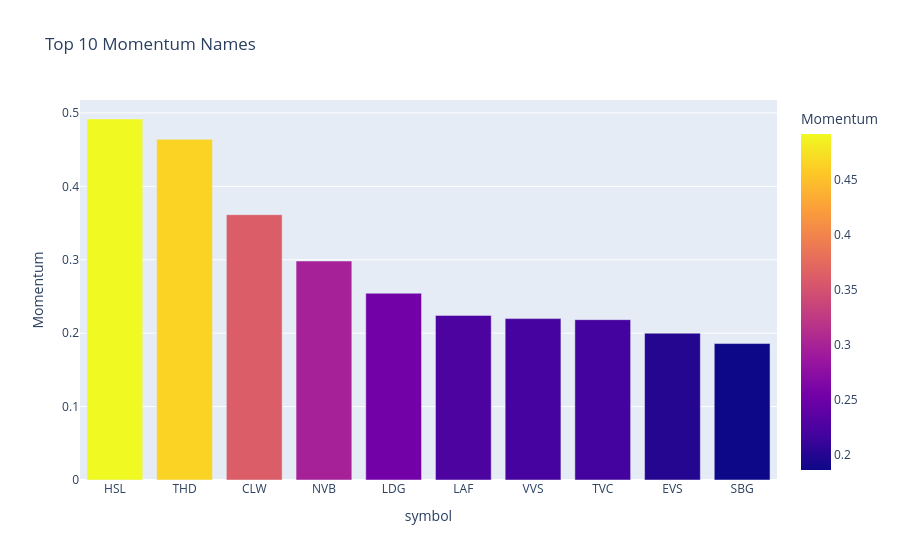

Notebook code for this chart:
### Code cell
# Cell: Cross Sectional Momentum Ranking
momentum_df = add_cross_sectional_momentum_rank(analysis_df, lookback=20)
latest_momentum = momentum_df[momentum_df["date"] == momentum_df["date"].max()].copy()
display(latest_momentum.sort_values("momentum_rank_20d").head(10))
momentum_ranking_chart(latest_momentum, momentum_col="momentum_20d", top_n=10, title="Top 10 Momentum Names")

### Figure 1 — Plotly figure (JSON) as saved in the notebook; plotly's stock layout.template omitted (floating-point values rounded to 4 significant figures)
{"data": [{"hovertemplate": "symbol=%{x}<br>Momentum=%{marker.color}<extra></extra>", "legendgroup": "", "marker": {"color": [0.4917, 0.464, 0.3614, 0.2982, 0.2544, 0.2242, 0.2198, 0.2184, 0.2, 0.1859], "coloraxis": "coloraxis", "pattern": {"shape": ""}}, "name": "", "orientation": "v", "showlegend": false, "textposition": "auto", "type": "bar", "x": ["HSL", "THD", "CLW", "NVB", "LDG", "LAF", "VVS", "TVC", "EVS", "SBG"], "xaxis": "x", "y": [0.4917, 0.464, 0.3614, 0.2982, 0.2544, 0.2242, 0.2198, 0.2184, 0.2, 0.1859], "yaxis": "y"}], "layout": {"barmode": "relative", "coloraxis": {"colorbar": {"title": {"text": "Momentum"}}, "colorscale": [[0.0, "#0d0887"], [0.1111, "#46039f"], [0.2222, "#7201a8"], [0.3333, "#9c179e"], [0.4444, "#bd3786"], [0.5556, "#d8576b"], [0.6667, "#ed7953"], [0.7778, "#fb9f3a"], [0.8889, "#fdca26"], [1.0, "#f0f921"]]}, "legend": {"tracegroupgap": 0}, "title": {"text": "Top 10 Momentum Names"}, "xaxis": {"anchor": "y", "domain": [0.0, 1.0], "title": {"text": "symbol"}}, "yaxis": {"anchor": "x", "domain": [0.0, 1.0], "title": {"text": "Momentum"}}}}
